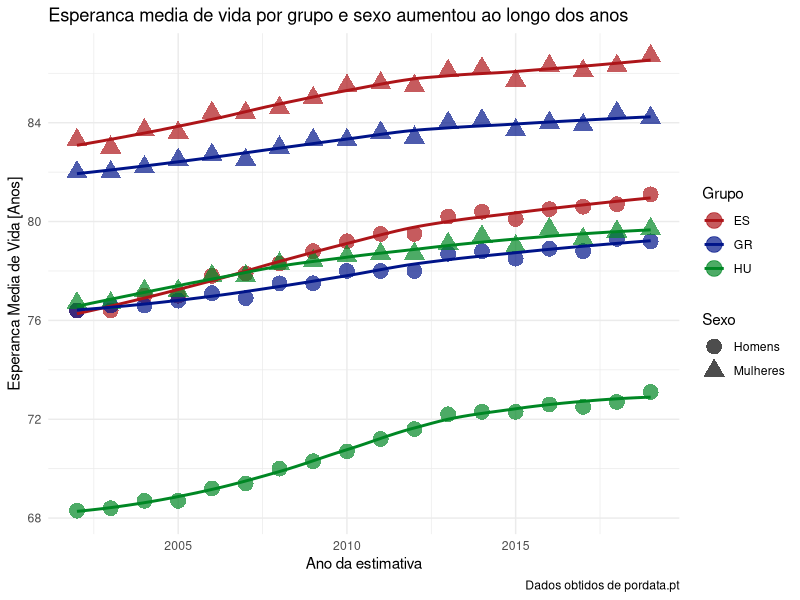

Write R code to recreate this figure.
library(tidyverse)
library(readxl)
library(ggrepel)

#emv -> Esperanca media de vida
emv <- read_excel('EsperancaVida.xlsx', range = 'A9:CY70', col_names = FALSE)
tibblEmv <- as_tibble(emv)

#TODO SUBSTITUIR O LOOP POR UMA FORMA MAIS COMPACTA
#tibblEmv[1,] <-  map_at(tibblEmv,.at = 2:length(tibblEmv[1,]),as.list(sapply(strsplit(as.character(tibblEmv[1,]),split = " "), `[`, 1)))
#tibblEmv[1,3]
#map(tibblEmv[1,],str_c(tibblEmv[1,],'T',sep = '_'))

#Reduzir os nomes dos paises às suas iniciais e adicionar uma coluna com o sexo e pais correspondente ao valor da emv
for (i in 2:ncol(tibblEmv)) {
  tibblEmv[1,i] <- sapply(strsplit(as.character(tibblEmv[1,i]),split = " "), `[`, 1)
  if(i<36) {
    tibblEmv[1,i] <- str_c(tibblEmv[1,i],'Total',sep = '_')
  }
  if(i>=36 & i<70 ) {
    tibblEmv[1,i] <- str_c(tibblEmv[1,i],'Homens',sep = '_')
  }
  if (i>=70){
    tibblEmv[1,i] <- str_c(tibblEmv[1,i],'Mulheres',sep = '_')
  }
}

#Adicionar os nomes das colunas aos dados
colnames(tibblEmv) <- tibblEmv[1,]
colnames(tibblEmv)[1] <- 'Ano'
tibblEmv <- slice(tibblEmv,-1)

#Separar a coluna dos sexos e paises em 2 (uma coluna para cada)
tibblEmv %>%
  pivot_longer(UE27_Total:CH_Mulheres,names_to = 'GS',values_to = 'EMV',values_transform = list(EMV = as.numeric)) %>%
    separate(GS,c('Grupo','Sexo'),sep = '_') %>%

#Fazer o gráfico
  filter((Grupo == 'ES'| Grupo == 'GR'|Grupo == 'HU') &
           (between(Ano,2002,2019)) &
           (Sexo == 'Homens'|Sexo == 'Mulheres')) %>%
  ggplot(aes(x = Ano, y = EMV,colour = Grupo,shape = Sexo))+
  #ggrepel::geom_label_repel(aes(label =  max(tibblEmv$EMV)),  #---> tentativa de criar labels com os
  #                          size = 6,                          #    valores dos pontos
  #                          label.size = 0,
  #                          segment.color = NA)+
  geom_point(size = 5, alpha = 0.7)+
  geom_smooth(se = F)+
  theme_minimal()+
  scale_color_manual(values=c("#ad1519", "#001489",'#008724'))+
  labs(title = 'Esperanca media de vida por grupo e sexo aumentou ao longo dos anos',
       caption = 'Dados obtidos de pordata.pt',
       x = 'Ano da estimativa', #Ou 'Momento de referencia'?
       y = 'Esperanca Media de Vida [Anos]')
